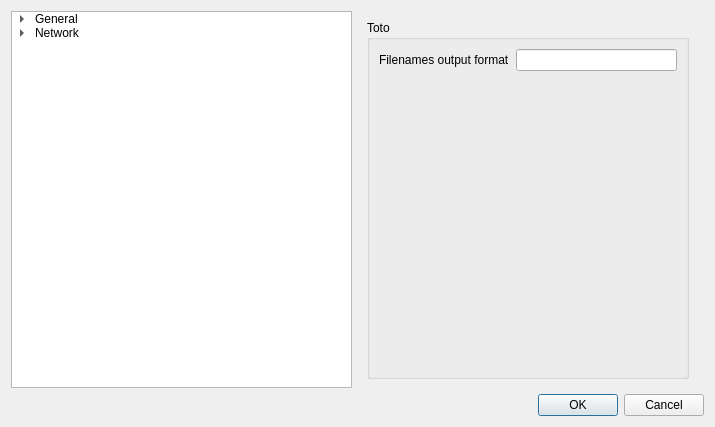
<?xml version="1.0" encoding="UTF-8"?>
<ui version="4.0">
 <class>SettingsDialog</class>
 <widget class="QDialog" name="SettingsDialog">
  <property name="geometry">
   <rect>
    <x>0</x>
    <y>0</y>
    <width>715</width>
    <height>427</height>
   </rect>
  </property>
  <property name="windowTitle">
   <string>Dialog</string>
  </property>
  <layout class="QGridLayout" name="gridLayout">
   <item row="0" column="0">
    <widget class="QTreeWidget" name="menu">
     <property name="autoExpandDelay">
      <number>1</number>
     </property>
     <property name="rootIsDecorated">
      <bool>true</bool>
     </property>
     <property name="uniformRowHeights">
      <bool>true</bool>
     </property>
     <property name="animated">
      <bool>true</bool>
     </property>
     <property name="allColumnsShowFocus">
      <bool>false</bool>
     </property>
     <property name="headerHidden">
      <bool>true</bool>
     </property>
     <column>
      <property name="text">
       <string>1</string>
      </property>
     </column>
     <item>
      <property name="text">
       <string>General</string>
      </property>
      <item>
       <property name="text">
        <string>Text formatting</string>
       </property>
      </item>
     </item>
     <item>
      <property name="text">
       <string>Network</string>
      </property>
      <item>
       <property name="text">
        <string>Beatport</string>
       </property>
      </item>
     </item>
    </widget>
   </item>
   <item row="0" column="1">
    <widget class="QStackedWidget" name="content">
     <property name="currentIndex">
      <number>0</number>
     </property>
     <widget class="QWidget" name="general">
      <layout class="QGridLayout" name="gridLayout_2">
       <item row="0" column="0">
        <widget class="QGroupBox" name="groupBox">
         <property name="title">
          <string>Toto</string>
         </property>
         <layout class="QFormLayout" name="formLayout_2">
          <item row="0" column="0">
           <widget class="QLabel" name="label">
            <property name="text">
             <string>Filenames output format</string>
            </property>
           </widget>
          </item>
          <item row="0" column="1">
           <widget class="QLineEdit" name="lineEdit"/>
          </item>
         </layout>
        </widget>
       </item>
      </layout>
     </widget>
     <widget class="QWidget" name="textFormatting"/>
    </widget>
   </item>
   <item row="1" column="1" colspan="2">
    <widget class="QDialogButtonBox" name="buttons">
     <property name="orientation">
      <enum>Qt::Horizontal</enum>
     </property>
     <property name="standardButtons">
      <set>QDialogButtonBox::Cancel|QDialogButtonBox::Ok</set>
     </property>
    </widget>
   </item>
  </layout>
 </widget>
 <resources/>
 <connections/>
</ui>
